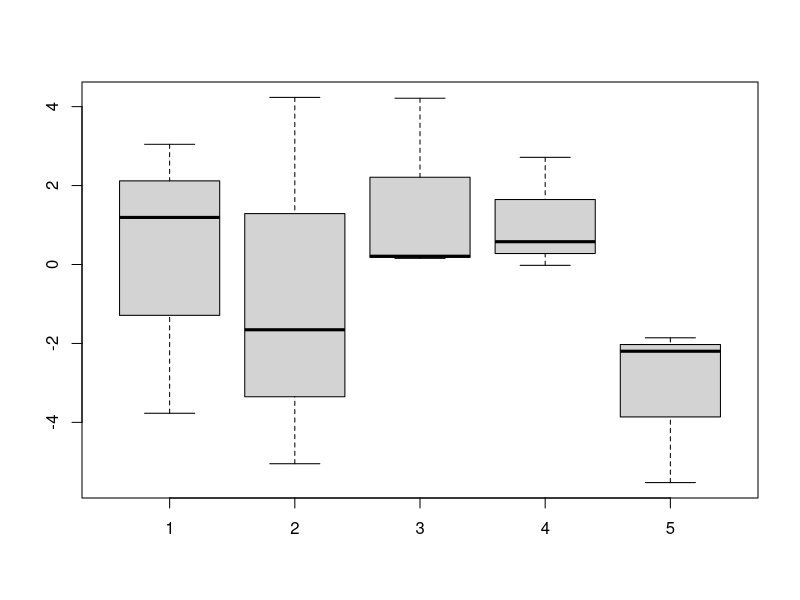
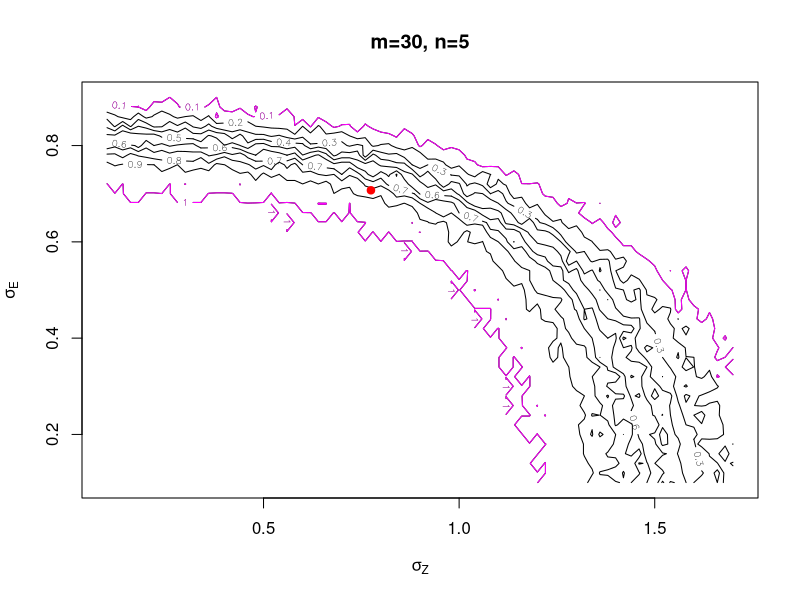

R code for these plots, in order:
## ---- chunk 1
knitr::opts_chunk$set(echo = TRUE)
## ---- chunk 2
m <- 5 
n <- 3
sig2 <- 7
tau2 <- 5
x <- sqrt(sig2) * matrix(rnorm(m * n), nrow=m) + sqrt(tau2) * rnorm(m)
boxplot(c(x[1,]), c(x[2,]), c(x[3,]), c(x[4,]), c(x[5,]))
## ---- chunk 3
get.suff.stat <- function(x) {
  
  xbar.i <- rowMeans(x)
  xbar <- mean(x)
  out <- c(sum((x - xbar.i)**2), sum((xbar.i)**2))
  return(out)
  
}

# marginal loglikelihood without the latent variable
logrellik <- function(x, sig2, tau2){
  m <- nrow(x)
  n <- ncol(x)
  S <- get.suff.stat(x)
  sig2_hat <- S[1]/(m*(n-1))
  tau2_hat <- (n*S[2]/m - S[1]/(m*(n-1)))/n
  
  f <- function(u) {
    
    s2 <- exp(u[1])
    t2 <- exp(u[2])
    o1 <- m * (n - 1) * log(s2) + m * log(s2 + n * t2)
    o2 <- S[1] / s2 + n * S[2] / (s2 + n * t2)
    return( -(o1 + o2) / 2 )
    
  }
  
  out <- list( logrellik = f(c(sig2, tau2)) - f(c(sig2_hat, tau2_hat)))
  return(out)
} 



## ---- chunk 4
m <- 30
n <- 5
sig2 <- .5 
tau2 <- .6
size <- 100

thetaZ <- seq(.1, 1.7, by=.02)
thetaE <- seq(.1, .9, by=.02)
pi <- outer(thetaZ, thetaE)

e <- sqrt(sig2) * matrix(rnorm(m * n), nrow=m) 
z <- sqrt(tau2) * rnorm(m)
x <- e+z

for (i in seq_along(thetaZ)){
  for (j in seq_along(thetaE)){
    
    ttau2 <- thetaZ[i]^2
    ssig2 <- thetaE[j]^2
    
    LHS <- rep(NA, size)
    
    for (s in 1:size){
      
      Z <- sqrt(ttau2) * rnorm(m)
      E <- sqrt(ssig2) * matrix(rnorm(m * n), nrow = m)
      X <- E + Z
      
      LHS[s] <- logrellik(X, ssig2, ttau2)$logrellik
      
    }
    RHS <- logrellik(x, ssig2, ttau2)$logrellik
    pi[i, j] <- mean(LHS <= RHS)
    
  }
}

plot(0, 0, type = "n", xlim = c(.1, 1.7), ylim = c(.1, .9), xlab = expression(sigma[Z]), ylab = expression(sigma[E]), main=paste0("m=",m,", n=",n))
contour(thetaZ, thetaE, pi, drawlabels=TRUE, add=TRUE)
contour(thetaZ, thetaE, pi, levels=c(.1,1),add=TRUE, col="magenta")
points(sqrt(tau2), sqrt(sig2), col="red", pch=19)
